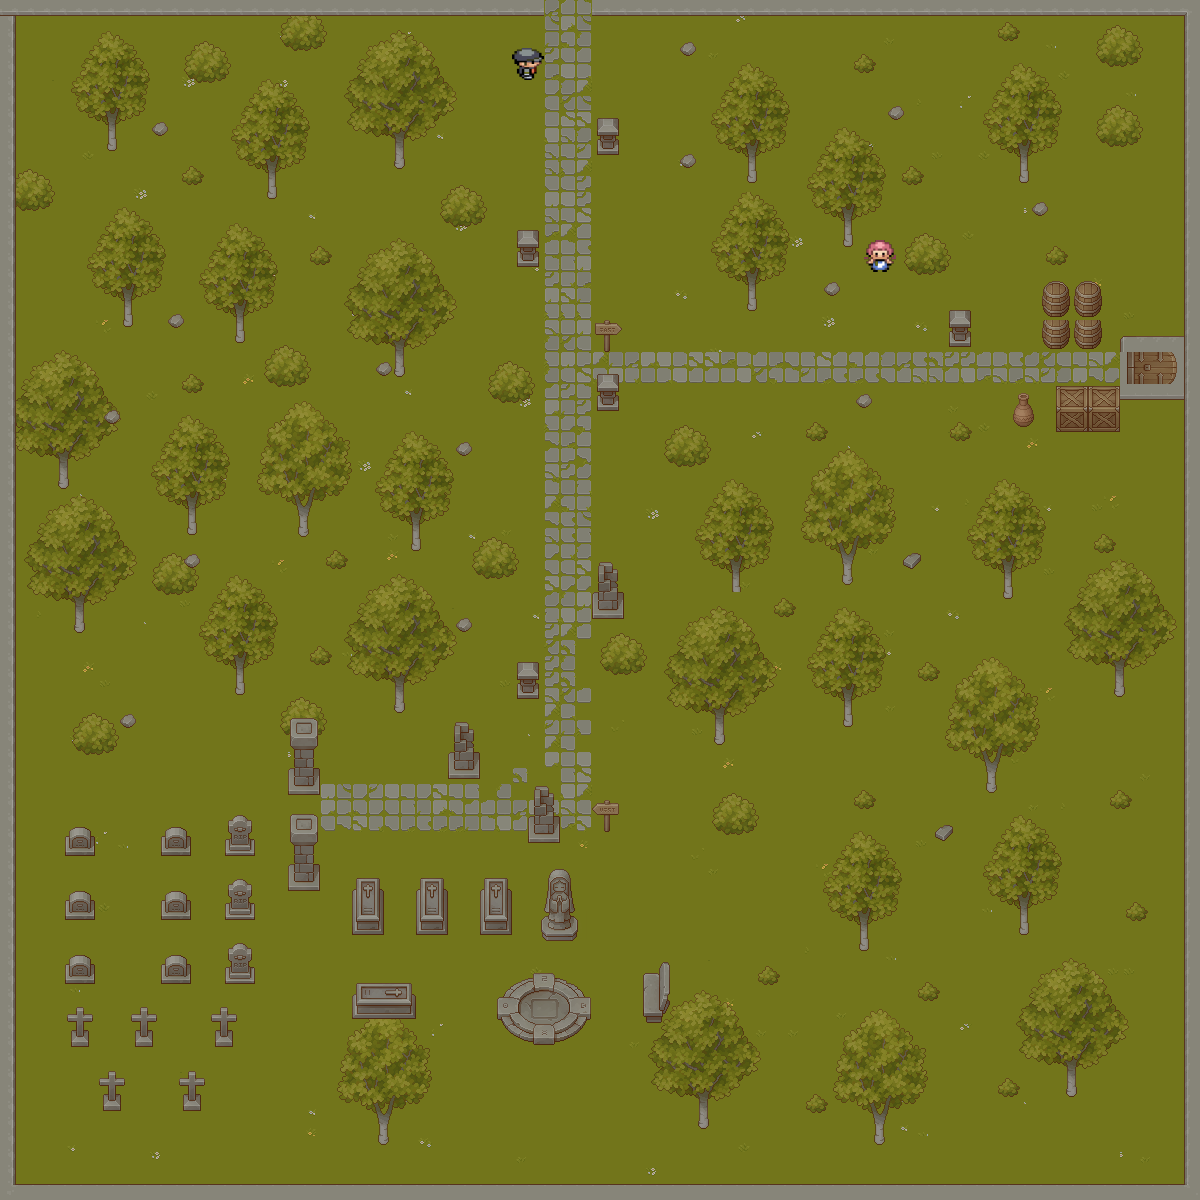

A 2D game scene composited from a Tiled map and its tileset images. What follows is a short description and the map's XML, with each tile layer's data collapsed to a summary:
An orthogonal 75x75 tile map with 16x16 px tiles, 4 tile layers (Terreno, Arboles, Bordes, Objetos), 7 tilesets and 132 objects.

<map version="1.8" tiledversion="1.8.5" orientation="orthogonal" renderorder="right-down" width="75" height="75" tilewidth="16" tileheight="16" infinite="0" nextlayerid="12" nextobjectid="238">
 <tileset firstgid="1" source="../tsx/terrainMonster/TX Tileset Grass.tsx" />
 <tileset firstgid="257" source="../tsx/terrainMonster/TX Plant.tsx" />
 <tileset firstgid="1281" source="../tsx/terrainMonster/TX Props.tsx" />
 <tileset firstgid="2305" source="../tsx/terrainMonster/TX Tileset Stone Ground.tsx" />
 <tileset firstgid="2561" source="../../characters/nonPlayableCharacters/tsx/npc4.tsx" />
 <tileset firstgid="2565" name="Village" tilewidth="16" tileheight="16" tilecount="4096" columns="64">
  <image source="../png/city/TX Village Props.png" width="1024" height="1024" />
 </tileset>
 <tileset firstgid="6661" source="../../characters/nonPlayableCharacters/tsx/npc5.tsx" />
 <layer id="1" name="Terreno" width="75" height="75">
  <data>[5625 cells, 5625 non-empty, 76 distinct tile ids]</data>
 </layer>
 <objectgroup id="5" name="PuertaCalabozo">
  <object id="2" x="1126.5" y="351.5" width="48.5" height="32.5" />
 </objectgroup>
 <objectgroup id="8" name="Obstaculos">
  <object id="112" x="393" y="151" width="12" height="17" />
  <object id="113" x="597" y="138" width="23" height="16" />
  <object id="114" x="747" y="169" width="11" height="14" />
  <object id="115" x="844" y="234" width="9" height="14" />
  <object id="116" x="1020" y="166" width="7" height="17" />
  <object id="117" x="749" y="298" width="7" height="14" />
  <object id="118" x="950" y="331" width="20" height="16" />
  <object id="119" x="1014" y="405" width="19" height="20" />
  <object id="120" x="1056" y="387" width="62" height="42" />
  <object id="121" x="1004" y="575" width="8" height="23" />
  <object id="122" x="1115" y="673" width="9" height="24" />
  <object id="123" x="987" y="775" width="9" height="16" />
  <object id="124" x="845" y="710" width="7" height="15" />
  <object id="125" x="844" y="567" width="8" height="19" />
  <object id="126" x="1020" y="914" width="7" height="23" />
  <object id="127" x="1068" y="1077" width="6" height="18" />
  <object id="128" x="875" y="1124" width="10" height="21" />
  <object id="129" x="700" y="1110" width="8" height="17" />
  <object id="130" x="645" y="973" width="14" height="42" />
  <object id="131" x="659" y="966" width="5" height="39" />
  <object id="132" x="534" y="976" width="19" height="14" />
  <object id="133" x="575" y="997" width="12" height="18" />
  <object id="134" x="536" y="1023" width="15" height="19" />
  <object id="135" x="501" y="999" width="15" height="16">
   <polygon points="0,0 15,0 15,16 0,16" />
  </object>
  <object id="136" x="598" y="394" width="18" height="15" />
  <object id="137" x="518" y="252" width="20" height="16" />
  <object id="138" x="395" y="353" width="9" height="23" />
  <object id="139" x="268" y="177" width="9" height="21" />
  <object id="140" x="108" y="133" width="8" height="18" />
  <object id="141" x="125" y="310" width="6" height="16" />
  <object id="142" x="236" y="326" width="6" height="15" />
  <object id="143" x="62" y="473" width="5" height="13" />
  <object id="144" x="188" y="517" width="9" height="19" />
  <object id="145" x="300" y="523" width="7" height="13" />
  <object id="146" x="413" y="534" width="6" height="13" />
  <object id="147" x="396" y="693" width="7" height="19" />
  <object id="148" x="237" y="675" width="6" height="18" />
  <object id="149" x="78" y="612" width="5" height="19" />
  <object id="150" x="449" y="754" width="28" height="22" />
  <object id="151" x="532" y="818" width="24" height="21" />
  <object id="152" x="518" y="683" width="20" height="13" />
  <object id="153" x="594" y="591" width="28" height="23" />
  <object id="154" x="604" y="814" width="4" height="16" />
  <object id="155" x="291" y="866" width="27" height="22" />
  <object id="156" x="290" y="769" width="29" height="24" />
  <object id="157" x="228" y="838" width="23" height="12" />
  <object id="158" x="229" y="907" width="22" height="8" />
  <object id="159" x="227" y="969" width="24" height="10" />
  <object id="160" x="217" y="1028" width="16" height="17" />
  <object id="161" x="185" y="1094" width="15" height="14" />
  <object id="162" x="106" y="1098" width="13" height="10" />
  <object id="163" x="136" y="1031" width="18" height="13" />
  <object id="164" x="162" y="966" width="26" height="12" />
  <object id="165" x="162" y="903" width="25" height="10" />
  <object id="166" x="162" y="837" width="25" height="14" />
  <object id="167" x="68" y="839" width="20" height="12" />
  <object id="168" x="68" y="903" width="23" height="14" />
  <object id="169" x="65" y="968" width="31" height="13" />
  <object id="170" x="73" y="1032" width="12" height="13" />
  <object id="171" x="380" y="1125" width="8" height="18" />
  <object id="172" x="353" y="997" width="61" height="19" />
  <object id="173" x="353" y="890" width="27" height="41" />
  <object id="174" x="418" y="894" width="25" height="35" />
  <object id="175" x="483" y="896" width="27" height="32" />
  <object id="176" x="545" y="919" width="29" height="14" />
  <object id="177" x="715" y="722" width="7" height="20" />
  <object id="178" x="1242" y="979" />
 </objectgroup>
 <objectgroup id="9" name="ZonaMostruos">
  <object id="179" x="88" y="125" width="403" height="46" />
  <object id="180" x="84" y="239" width="418" height="24" />
  <object id="181" x="99" y="304" width="400" height="39" />
  <object id="182" x="108" y="379" width="402" height="29" />
  <object id="183" x="34" y="413" width="74" height="68" />
  <object id="184" x="137" y="498" width="359" height="43" />
  <object id="185" x="164" y="443" width="323" height="16" />
  <object id="186" x="77" y="573" width="424" height="23" />
  <object id="187" x="74" y="650" width="397" height="40" />
  <object id="188" x="54" y="711" width="440" height="34" />
  <object id="189" x="70" y="831" width="213" height="13" />
  <object id="190" x="222" y="903" width="40" height="18" />
  <object id="191" x="145" y="909" width="45" height="11" />
  <object id="192" x="59" y="907" width="31" height="19" />
  <object id="193" x="62" y="964" width="37" height="25" />
  <object id="194" x="150" y="966" width="79" height="25" />
  <object id="195" x="232" y="962" width="34" height="29" />
  <object id="196" x="153" y="1042" width="89" height="29" />
  <object id="197" x="52" y="1032" width="103" height="28" />
  <object id="198" x="62" y="1096" width="19" height="34" />
  <object id="199" x="196" y="1113" width="43" height="25" />
  <object id="200" x="289" y="1094" width="73" height="35" />
  <object id="201" x="306" y="1006" width="21" height="41" />
  <object id="202" x="353" y="895" width="52" height="60" />
  <object id="203" x="470" y="910" width="69" height="58" />
  <object id="204" x="515" y="980" width="52" height="41" />
  <object id="205" x="594" y="1047" width="146" height="76" />
  <object id="206" x="762" y="1110" width="102" height="13" />
  <object id="207" x="902" y="1101" width="155" height="7" />
  <object id="208" x="904" y="1052" width="178" height="22" />
  </objectgroup>
 <objectgroup id="7" name="Pared">
  <!-- 6 objects omitted --></objectgroup>
 <objectgroup id="10" name="NPC">
  <!-- 2 objects omitted --></objectgroup>
 <objectgroup id="11" name="City">
  <!-- 1 objects omitted --></objectgroup>
 <layer id="2" name="Arboles" width="75" height="75">
  <data>[5625 cells, 2161 non-empty, 216 distinct tile ids]</data>
 </layer>
 <layer id="4" name="Bordes" width="75" height="75">
  <data>[5625 cells, 293 non-empty, 7 distinct tile ids]</data>
 </layer>
 <layer id="3" name="Objetos" width="75" height="75">
  <data>[5625 cells, 410 non-empty, 179 distinct tile ids]</data>
 </layer>
</map>
<!-- 34 of 132 objects omitted -->
